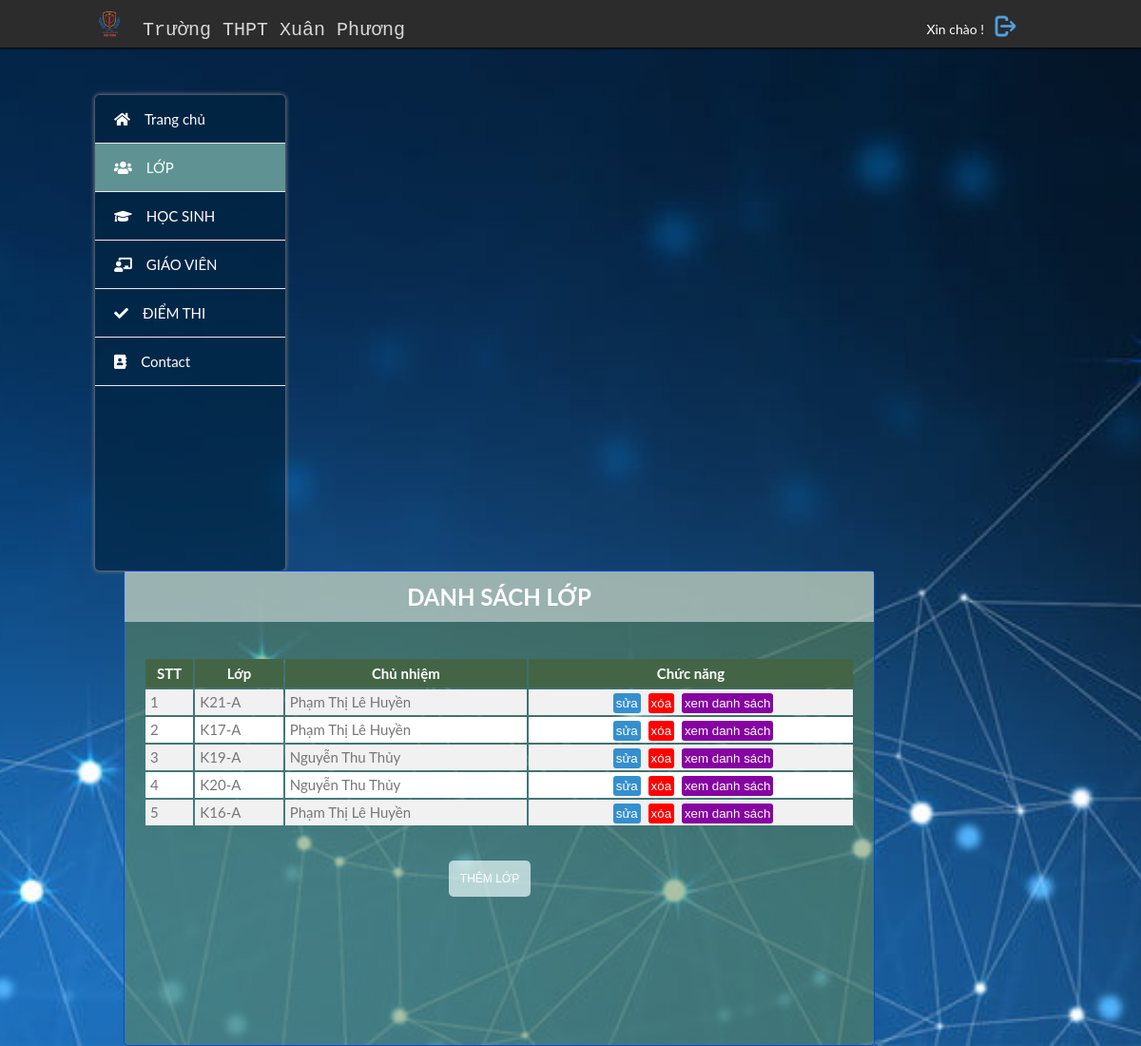
Screenshot of /lop.php (signed in) with the database file from the repository.
### tables this page shows
CREATE TABLE `lophoc` (
  `lopID` int(11) NOT NULL,
  `tenlop` text NOT NULL,
  `chunhiem` text NOT NULL,
  `phonghoc` text NOT NULL
);

### lop.php (the view, shortened to what this page needs)
<!DOCTYPE html>
<html>
<?php
	if (isset($_SESSION['username'])){
	$link = new mysqli('localhost','root','','hocsinh') or die('kết nối thất bại ');
	mysqli_query($link, 'SET NAMES UTF8');
?>
    <head>
        <link rel="stylesheet" href="css/qlhs.css">
        <link rel="stylesheet" href="style/fontawesome/css/all.css">
    </head>
    <body>
        <header>
            <div class="container">
                 <div id="logo">
					  <div id="logoImg">
						   <img src="image/anh4.png " width="30px">
					  </div>
					<a href="index.php">Trường THPT Xuân Phương</a>
				 </div>
				 <div id="accountName">
					<p> Xin chào ! </p>
					<a href="dangxuat.php" alt="Đăng xuất"> <img src="image/logout.png" width="25px"> </a>
				 </div>
            </div>
        </header>
        <div class="body">
			<div class="container">
				<div id="menu">
                  <ul>
                      <li><a  href="index.php"><i class="fas fa-home"></i>Trang chủ</a></li>
                      <li><a id="current" href="lop.php"><i class="fas fa-users"></i>LỚP</a></li>
                      <li><a href="hocsinh.php" ><i class="fas fa-graduation-cap"></i>HỌC SINH</a></li>
                      <li><a href="giaovien.php"><i class="fas fa-chalkboard-teacher"></i>GIÁO VIÊN</a></li>
                      <li><a href="diemthi.php"><i class="fas fa-check"></i>ĐIỂM THI</a></li>
                      <li><a href="contact.php"><i class="fas fa-address-book"></i>Contact</a></li>
                  </ul>
              </div>
              <div id="main-contain">
			  <h2>DANH SÁCH LỚP </h2><br>
			  <div id="listSV">
							  <table width = "70%">
								<tr>
									<th>STT</th>
									<th>Lớp </th>
									<th>Chủ nhiệm</th>
									<th>Chức năng</th>
								</tr>
							<?php
								$query = "SELECT * FROM lophoc";
								$result = mysqli_query($link, $query);
								if(mysqli_num_rows($result) > 0){
									$i=0;
									while ($r = mysqli_fetch_assoc($result)){
										$i++;
										$idlop = $r['lopID'];
										$lop = $r['tenlop'];
										$GVchunhiem= $r['chunhiem'];
										echo "<tr> ";
											echo "<td>$i</td>";
											echo "<td>$lop</td>";
											echo "<td>$GVchunhiem</td>"	;
											echo " <td style='text-align: center;'> <a href='chucnang/sualop.php?id=$idlop'><input id='btnSua' type='button' value='sửa' '></a>   <a href='chucnang/xoalop.php?id=$idlop'><input id='btnXoa' type='button' value='xóa'></a>  <a href='dslop.php?id=$idlop'><input id='btnChitiet' type='button' value='xem danh sách' '></a> </td>";
									}
								}
							?>
							</table>
					  </div>
			<form id="formChucnang">
				<a href="chucnang/themlop.php" ><input  id="btnThemSV" type="button" value="THÊM LỚP"> </a>
			</form>
              </div>
            </div>
        </div>
    </body>
</html>
<?php
	}
	else {
		header('location:login.php');
	}
?>

### css/qlhs.css (style rules this page uses)
* { margin: 0; padding: 0; }
body { font: 400 15px/1.8 Lato, sans-serif; color: #777; background: #98a7a7 url("../image/bomaybucroi.jpg") no-repeat fixed center; background-size: cover; }
input { outline: none; }
a { text-decoration: none; color: white; }
.container { margin: 0px 100px; }
header { position: fixed; top: 0px; left: 0px; height: 40px; background: rgb(44, 44, 44); color: #efd5d5; text-align: left; padding-top: 10px; width: 100%; box-shadow: 0px 1px 2px black; z-index: 1; }
#logo { float: left; width: 50%; font-size: 20px; }
#logo a { float: left; margin-top: 4px; color: #d7d7d7; font-family: monospace; transition: 0.2s linear; }
#logoImg { float: left; margin-right: 20px; }
#accountName { float: right; padding-top: 5px; margin-right: 30px; }
#accountName p { float: left; margin-right: 10px; margin-top: 5px; }
.body { margin: 100px 0px; height: 500px; }
#menu { float: left; color: black; background: #012440ab; width: 200px; height: 500px; border-radius: 5px; box-shadow: 0px 0px 4px 1px #787878; }
#menu ul { list-style-type: none; }
#menu ul li { height: 50px; line-height: 50px; border-bottom: 1px solid #e8e9e9; }
#menu ul li a { display: block; text-decoration: none; color: #ffffff; padding-left: 20px; transition: 0.2s ease-in; }
#menu ul li a:hover, #current { background: #5f9393; }
#menu i { margin-right: 15px; }
#main-contain { background: #648c5687; float: left; width: 79%; min-height: 500px; margin-left: 30px; border: 1px solid #0549e5; border-radius: 5px; box-sizing: border-box; }
#main-contain h2 { background: #ffffff7a; color: white; padding: 5px; text-align: center; }
#listSV { margin: 10px 20px; }
#listSV table { margin: 0 auto; width: 100%; }
#listSV th { height: 30px; background: #023005bd; color: white; }
#listSV tr { height: 20px; background: white; }
#listSV td { padding-left: 5px; }
#listSV tr:nth-child(even) { background-color: #f1f1f1; }
#formChucnang { margin-top: 30px; text-align: center; margin-bottom: 30px; margin-right: 20px; }
#formChucnang input { font-size: 12px; border: none; padding: 1em; cursor: pointer; margin: 5px; border-radius: 5px; color: white; transition: 0.1s linear; }
#btnThemSV { background: #f0ffffad; }
#btnXoa, #btnSua, #btnChitiet { border: none; padding: 3px; border-radius: 3px; color: white; margin: 2px; cursor: pointer; transition: 0.1s ease-in; }
#btnXoa { background: red; }
#btnSua { background: #358fce; }
#btnChitiet { background: #8603a2; }
h2 { color: #f0f0f0; }
p { line-height: 1.6; color: #555; }
h2 { color: white; font-size: 24px; }
p { line-height: 1.6; color: white; font-size: 14px; }

### css/all.css (style rules this page uses)
.fa, .fas, .far, .fal, .fab { -moz-osx-font-smoothing: grayscale; -webkit-font-smoothing: antialiased; display: inline-block; font-style: normal; font-variant: normal; text-rendering: auto; line-height: 1; }
.fa-address-book:before { content: "\f2b9"; }
.fa-chalkboard-teacher:before { content: "\f51c"; }
.fa-check:before { content: "\f00c"; }
.fa-graduation-cap:before { content: "\f19d"; }
.fa-home:before { content: "\f015"; }
.fa-users:before { content: "\f0c0"; }
.fa, .fas { font-family: 'Font Awesome 5 Free'; font-weight: 900; }

### rows the page displays
lophoc: tenlop "K21-A", chunhiem "Phạm Thị Lê Huyền"
lophoc: tenlop "K17-A", chunhiem "Phạm Thị Lê Huyền"
lophoc: tenlop "K19-A", chunhiem "Nguyễn Thu Thủy"
lophoc: tenlop "K20-A", chunhiem "Nguyễn Thu Thủy"
lophoc: tenlop "K16-A", chunhiem "Phạm Thị Lê Huyền"
